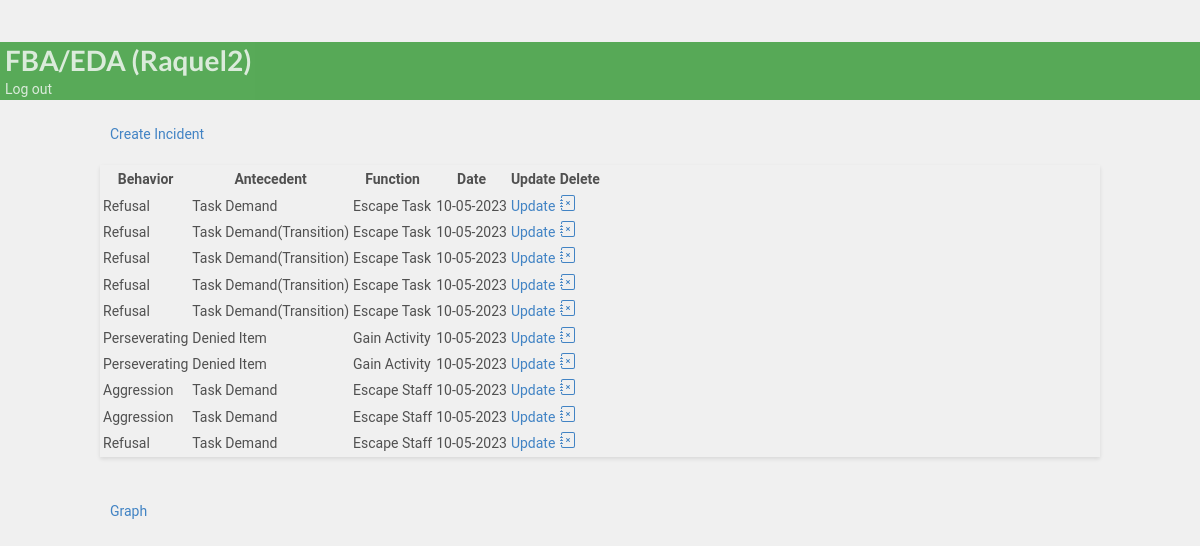
The page /data_entry_input/3/ (signed in) on the database as committed earlier.
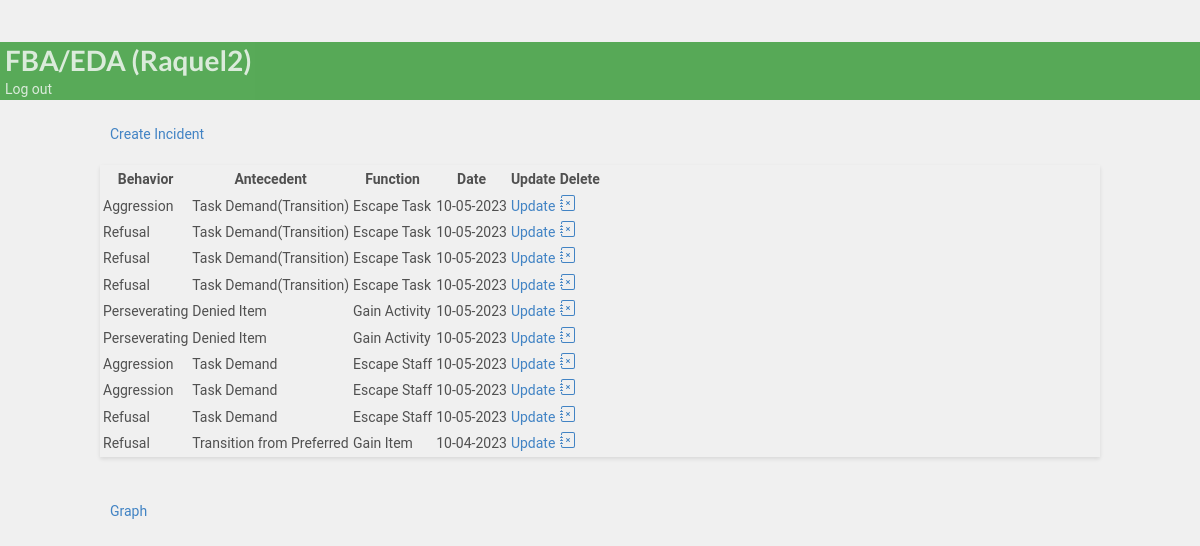
The same page on the database as committed later.
### bip/models.py (models this page shows, shortened)
class Case(models.Model):
        student= models.ForeignKey(Student,on_delete=models.CASCADE)
        behavior = models.ForeignKey(Behavior, on_delete=models.CASCADE)
        user = models.ForeignKey(User, on_delete=models.CASCADE, default=None)
        anticedent = models.ForeignKey(Anticedent,on_delete=models.CASCADE, verbose_name='Antecedent')
        function = models.ForeignKey(Function,on_delete=models.CASCADE)
        consequence = models.ForeignKey(Consequence,on_delete=models.CASCADE)
        enviroment = models.ForeignKey(Enviroment,on_delete=models.CASCADE, null=True, blank=True, verbose_name='Setting')
        date_created = models.DateField(null=True, blank=True, default=timezone.now)
        duration = models.PositiveIntegerField(null=True, blank=True, verbose_name='Duration')
        time = models.TimeField(null=True, blank=True)
        frequency = models.PositiveIntegerField(null=True, blank=True,  default=1, verbose_name='Frequency')
        class Meta:
            ordering = ['-date_created']

class Behavior(models.Model):
        behaviorincident = models.CharField(max_length=30,verbose_name= 'Behavior')
        behavior_definition = models.CharField(null=True, blank=True, max_length=1000,verbose_name= 'Behavior Definition')
        student= models.ForeignKey(Student,on_delete=models.CASCADE)
        user = models.ForeignKey(User, on_delete=models.CASCADE,  default=None)
        def __str__(self):
          return self.behaviorincident

class Anticedent(models.Model):
        anticedentincident = models.CharField(max_length=50,verbose_name= 'Antecedent', null=True, blank=True)
        student= models.ForeignKey(Student,on_delete=models.CASCADE)
        anticedent_definition = models.CharField(null=True, blank=True, max_length=1000, verbose_name= 'Antecedent Definition')
        user = models.ForeignKey(User, on_delete=models.CASCADE,  default=None)
        def __str__(self):
          return self.anticedentincident

class Function(models.Model):
        behaviorfunction = models.CharField(max_length=30, null=True, blank=True,verbose_name= 'Function')
        student= models.ForeignKey(Student,on_delete=models.CASCADE)
        user = models.ForeignKey(User, on_delete=models.CASCADE,  default=None)
        def __str__(self):
          return self.behaviorfunction

### bip/views.py (the view)
# urls.py: path('data_entry_input/<pk>/', views.data_entry_input_view, name='data_entry_input'),
@login_required(login_url='data_entry_login')
@user_passes_test(is_data_entry)
def data_entry_input_view(request, pk):
    student = get_object_or_404(Student, pk=pk)
    student_behaviors = student.case_set.all()[:10]
    behavior = Behavior.objects.all()
    case = Case.objects.all()
    stbehavior = student.behavior_set.all()
    behaivorpest  = behavior.filter(pk=pk).filter(behaviorincident__icontains="behaviorincident")
    context = {'student_behaviors':student_behaviors,
               "student":student,
               }
    return render(request, 'bip/data_entry_input.html',context, )

### bip/context_processors.py (called while the page is built)
def user_context(request):
    user = get_user(request)
    return {'user': user}

### bip/templatetags/custom_filters.py (called while the page is built)
@register.filter(name='is_case_manager')
def is_case_manager(user):
    return user.groups.filter(name='CASE MANAGER').exists()

### bip/views.py (called while the page is built)
def is_data_entry(user):
    return user.groups.filter(name='DATA ENTRY').exists()

### bip/templates/bip/data_entry_input.html (shortened to what this page needs)
{% extends 'partials/base.html' %}
{% block content %}
<br>
<div class="container">
  <a class="btn btn-outline-info btn-sm btn-block" href="{% url 'bip:create_incident' student.id %}"
  >Create Incident</a>
<br/>
<div class="row">
  <div class="col-md">
    <div class="card card-body">
      <table class="table table-striped">
        <tr>
          <th>Behavior</th>
          <th>Antecedent</th>
          <th>Function</th>
          <th>Date</th>
          <th>Update</th>
          <th>Delete</th>
        </tr>
        {% for incident in student_behaviors %}
        <tr>
          <td>{{incident.behavior }}</td>
          <td>{{incident.anticedent}}</td>
          <td>{{incident.function}}</td>
          <td>{{incident.date_created|date:'m-d-Y'}}</td>
 <td> <a class="btn btn-warning" href="{% url 'bip:updatepost' pk=incident.pk student_id=incident.student_id %}" >Update</a></td>
 <td> <a class="btn btn-danger" href="{% url 'bip:delete_post' pk=incident.pk  %}"></a></td>
           {% endfor%}
        </tr>
      </table>
    </div>
  </div>
</div>
<br>
<a class="btn btn-outline-info btn-sm btn-block" href="{% url 'bip:snapshot_data_entry' student.id %}"
>Graph</a>
<br>
<br>
{% endblock%}

Rows that differ between the two databases and show on the page:
removed Case: behavior "Refusal", anticedent "Task Demand", function "Escape Task", date_created "10-05-2023"
changed Case (number 1 of 10 on the later page): behavior "Refusal" → "Aggression"
now on this page (row unchanged): Case: behavior "Refusal", anticedent "Transition from Preferred", function "Gain Item", date_created "10-04-2023"
